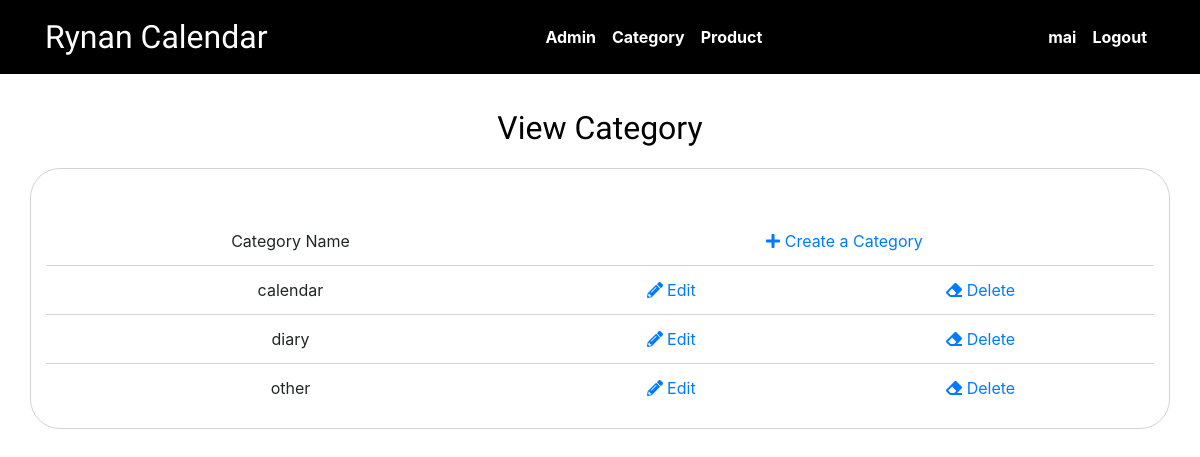
The page /SourceCode/category/index.php (signed in) on the database its author committed.
### tables this page shows
CREATE TABLE IF NOT EXISTS `category` (
  `catid` int(11) NOT NULL AUTO_INCREMENT,
  `catname` varchar(60) NOT NULL,
  PRIMARY KEY (`catid`),
  FULLTEXT KEY `catname` (`catname`)
);

### SourceCode/category/database.php (called while the page is built, shortened)
<?php
function db_connect() {
    $connection = mysqli_connect(DB_SERVER, DB_USER, DB_PASS, DB_NAME);
    return $connection;
}
$db = db_connect();
function all_category(){
    global $db;
    $sql="SELECT * FROM category ";
    $sql.="ORDER BY catname";
    $result = mysqli_query($db,$sql);
    return $result;
}
?>

### SourceCode/category/index.php (the view, shortened to what this page needs)
<?php
include_once('database.php');
?>
<!DOCTYPE html>
<html lang="en">
<head>
    <link rel="stylesheet" href="../library/css/bootstrap.min.css">
    <link rel="stylesheet" href="../library/css/all.css">
</head>
<body>
<div class="navbar navbar-expand-sm bg-pink">
<div class="container">
            <a href="../admin/index.php" class="navbar-brand">Rynan Calendar</a>
            <div class="collapse navbar-collapse text-center" id="collapse">
                <ul class="navbar-nav ml-auto">
                    <li class="nav-item"><a href="../admin/index.php" class="nav-link">Admin</a></li>
                    <li class="nav-item"><a href="index.php" class="nav-link">Category</a></li>
                    <li class="nav-item"><a href="../product/index.php" class="nav-link">Product</a></li>
                </ul>
                <ul class="navbar-nav ml-auto">
                    <li class="nav-link"><?php include('../shared/user.php'); ?></li>
                </ul>
            </div>
        </div>
</div>
    <p class="table-caption">View Category</p>
        <div class="table-border container">
        <div class="table-responsive">
<br><br>
<table class="table text-center table-borderless">
    <thead>
        <td>Category Name</td>
        <td colspan="2"><a href="new.php"><i class="fas fa-plus"></i>&nbsp;Create a Category</a></td>
    </thead>
        <?php
        $allcategory = all_category();
        $count = mysqli_num_rows($allcategory);
        for ($i = 0; $i < $count; $i++):
            $category = mysqli_fetch_assoc($allcategory);
        ?>
            <tr>
                <td><?php echo $category['catname']; ?></td>
                <td><a href="<?php echo 'edit.php?id='.$category['catid']; ?>"><i class="fas fa-pencil-alt"></i>&nbsp;Edit</a></a></td>
                <td><a href="<?php echo 'delete.php?id='.$category['catid']; ?>"><i class="fas fa-eraser"></i>&nbsp;Delete</a></a></td>
            </tr>
        <?php
        endfor;
        ?>
        </table>
</body>
</html>

### SourceCode/library/css/all.css (style rules this page uses)
.fa-eraser:before { content: "\f12d"; }
.fa-pencil-alt:before { content: "\f303"; }
.fa-plus:before { content: "\f067"; }

### SourceCode/category/index.php (style rules this page uses)
.bg-pink { background-color: black; }
li > a { color: white !important; font-weight: 700; transition: 0.5s; }
.navbar-brand { color: white !important; font-family: 'Satisfy', cursive; font-size: 2em; transition: 0.5s; }
.table-caption { text-align: center; margin-top: 30px; font-size: 32px; color: black; font-family: 'Satisfy', cursive; }
.table { widtd: 100%; }
.table-border { border-radius: 30px; border: 1px solid lightgray; }
tbody td { border-top: 1px solid lightgray !important; }

### rows shown on the page
category: catname "calendar"
category: catname "diary"
category: catname "other"

### other values the page prints
$_SESSION['username'] "mai"
